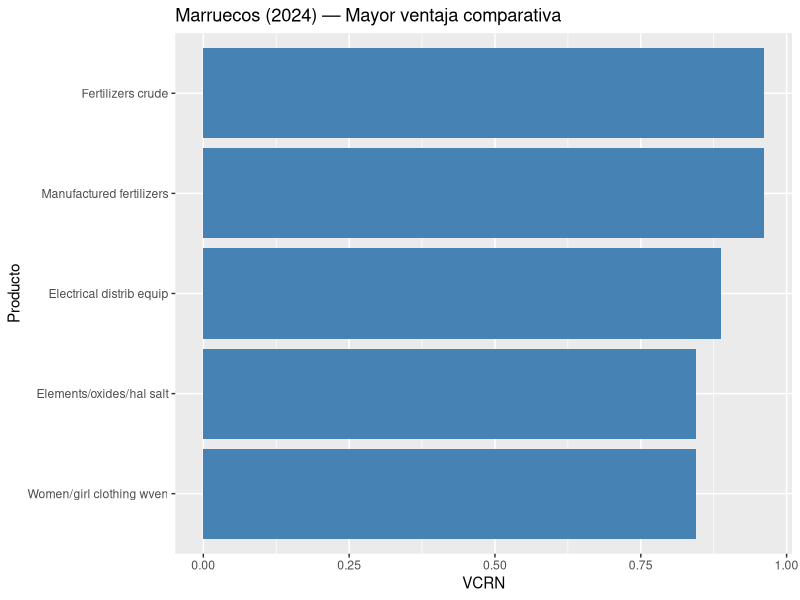
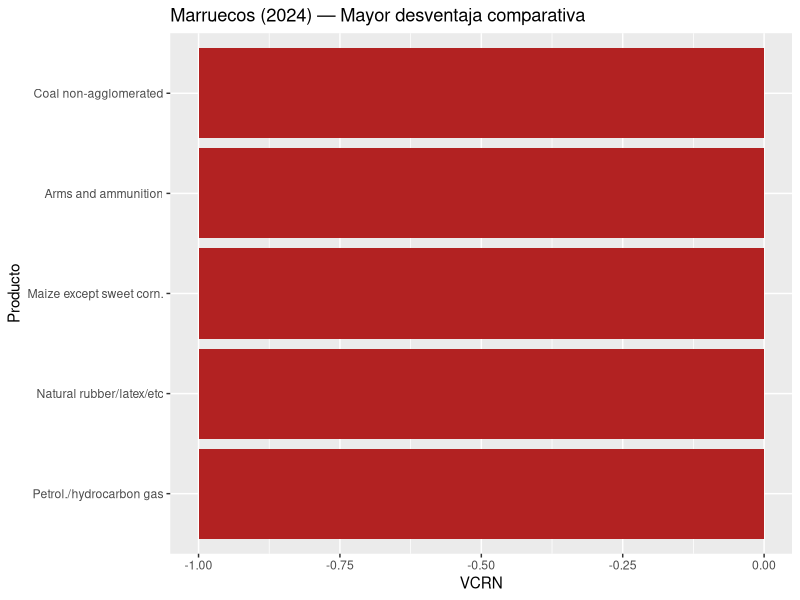
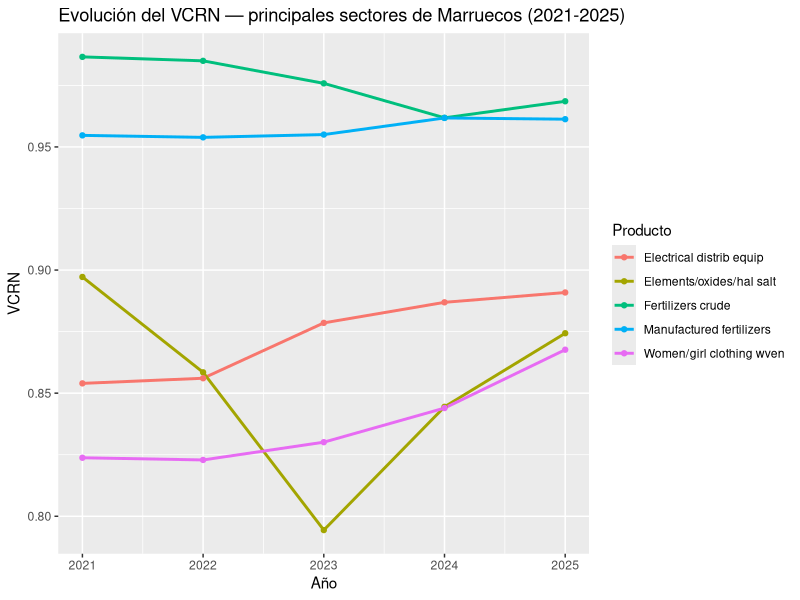
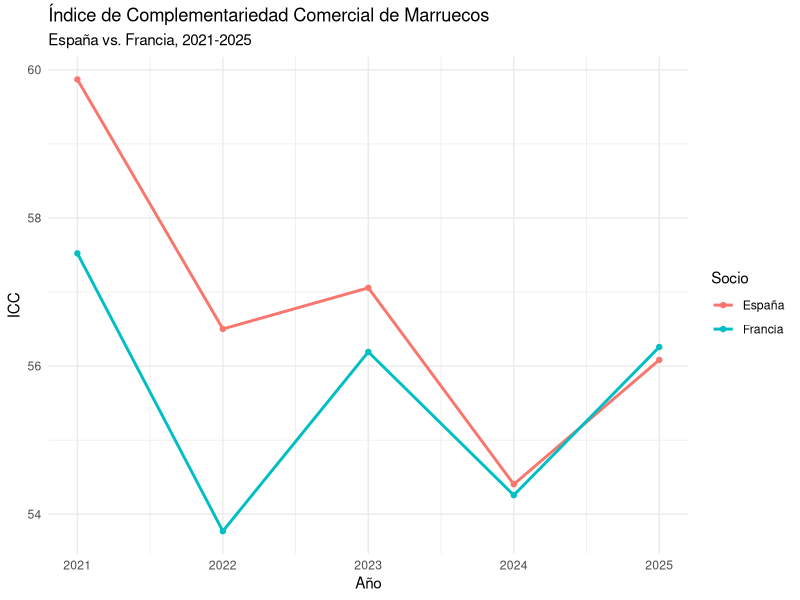
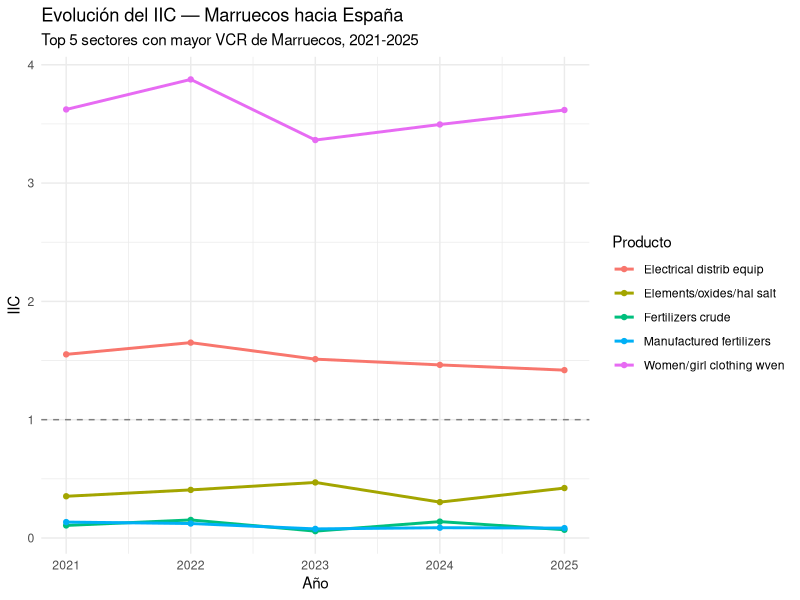
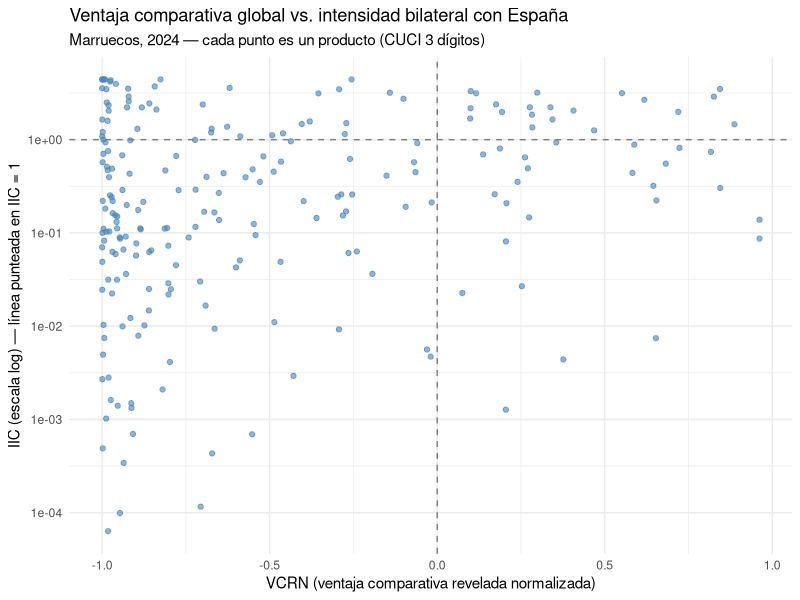
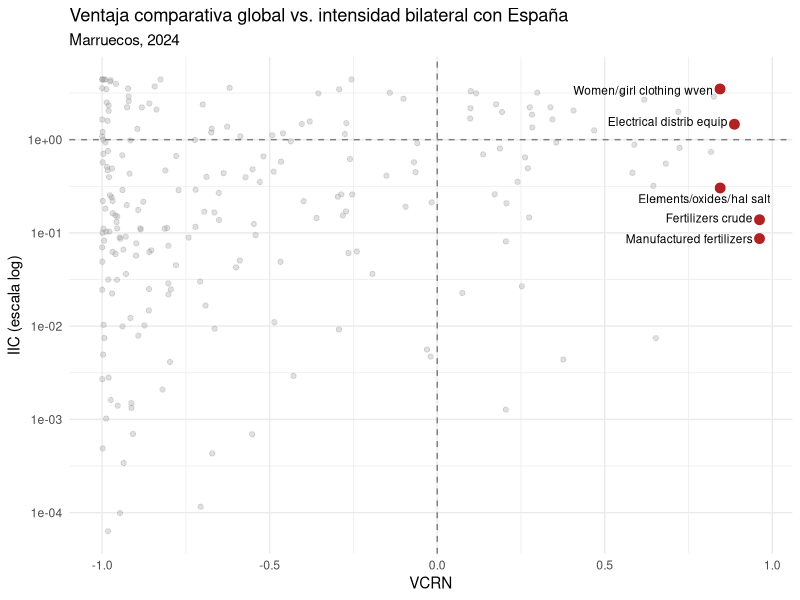
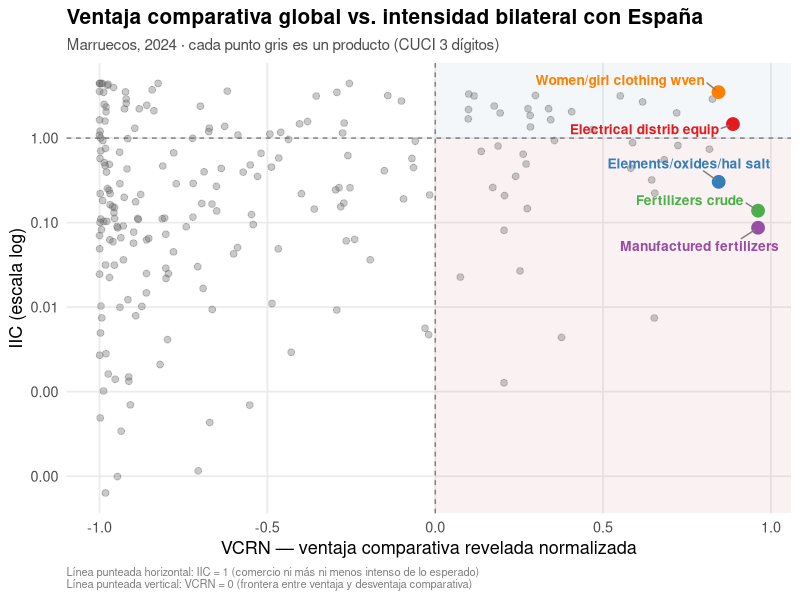

These charts were generated, in order, by the following R code:
install.packages("tidyverse")
install.packages("haven")
install.packages("ggrepel")

library(tidyverse)
library(haven)
library(dplyr)
library(ggrepel) 

getwd()
setwd("/cloud/project/bases de datos")
comtrade <- read_dta("MAR_ESP_FRA_WLD_full.dta")

names(comtrade) <- tolower(names(comtrade))

#-----------------------------------------------------------------------------#
# Limpieza de Bases: Uso dos bases, una con MAR como reporter y FRA, SPN y WLD
# como partners, y otra con WLD como reporter y partner. Después las uno con 
# left_join y armo el VCR.
#-----------------------------------------------------------------------------#

# Primero para la parte de MAR -> FRA, SPN, WLD:

comtrade <- comtrade %>%
  mutate(
    cuci      = as.character(as_factor(productcode)),
    cuci_desc = as.character(as_factor(productdescription)),
    r         = as.character(as_factor(reporteriso3)),
    p         = as.character(as_factor(partneriso3)),
    flow      = as.character(as_factor(tradeflowname))
  ) %>%
  rename(value = tradevaluein1000usd) %>%
  select(r, p, flow, cuci, cuci_desc, value, year)

comtrade_2 <- comtrade |>
  mutate(value = value / 1000)

comtrade_exp <- comtrade_2 |>
  filter(flow == "Export")

comtrade_exp <- comtrade_exp |>
  group_by(year, r, p) |>
  mutate(total_expo = sum(value, na.rm = TRUE)) |>
  ungroup()

comtrade_exp <- comtrade_exp |>
  mutate(share = value / total_expo)

df_share <- comtrade_exp |>
  select(year, r, p, cuci, cuci_desc, share)

vcr_aux_mar <- df_share |>
  filter(r == "MAR", p == "WLD") |>
  rename(share_mar = share)

# Ahora para la parte de WLD -> WLD:

comtrade_wld <- read_dta("WLD_WLD.dta")

names(comtrade_wld) <- tolower(names(comtrade_wld))

comtrade_wld <- comtrade_wld %>%
  mutate(
    cuci = as.character(as_factor(productcode)),
    r    = as.character(as_factor(reporteriso3)),
    p    = as.character(as_factor(partneriso3)),
    flow = as.character(as_factor(tradeflowname))
  ) %>%
  rename(value = tradevaluein1000usd) %>%
  select(r, p, flow, cuci, value, year)

wld_exp <- comtrade_wld |>
  filter(flow == "Export", r == "All", p == "All") |>
  group_by(year) |>
  mutate(total_wld = sum(value, na.rm = TRUE)) |>
  ungroup() |>
  mutate(share_wld = value / total_wld) |>
  select(year, cuci, share_wld)

#-----------------------------------------------------------------------------#
# Y ahora sí construyo el VCR:
#-----------------------------------------------------------------------------#

vcr_mar <- vcr_aux_mar |>
  select(year, cuci, cuci_desc, share_mar) |>
  left_join(wld_exp, by = c("year", "cuci")) |>
  mutate(
    vcr  = share_mar / share_wld,
    vcrn = (vcr - 1) / (vcr + 1)
  ) |>
  arrange(desc(vcr))

sum(is.na(vcr_mar$share_wld)) # chequeo que no quede ningún NA suelto

top5_mar <- vcr_mar |>
  filter(year == 2025) |>
  slice_max(vcrn, n = 5)

# Analisis de los resultados del VCR

vcr_mar |> 
  group_by(year) |> 
  summarise(n = n(), na_share_wld = sum(is.na(share_wld)))

# Top 5 sectores con mayor ventaja comparativa (VCRN más alto)
top5_ventaja <- vcr_mar |>
  filter(year == 2024) |>
  slice_max(vcrn, n = 5)


# Top 5 sectores con mayor desventaja comparativa (VCRN más bajo)
top5_desventaja <- vcr_mar |>
  filter(year == 2024) |>
  slice_min(vcrn, n = 5)


# Me parecen medio una poronga estos gráficos, pero bueno, hay que verlo

ggplot(data = top5_ventaja) +
  geom_col(aes(x = reorder(cuci_desc, vcrn), y = vcrn), fill = "steelblue") +
  coord_flip() +
  labs(title = "Marruecos (2024) — Mayor ventaja comparativa",
       x = "Producto",
       y = "VCRN")

ggplot(data = top5_desventaja) +
  geom_col(aes(x = reorder(cuci_desc, vcrn), y = vcrn), fill = "firebrick") +
  coord_flip() +
  labs(title = "Marruecos (2024) — Mayor desventaja comparativa",
       x = "Producto",
       y = "VCRN")


# Grafico de evolución de los sectores top

top_sectores <- top5_ventaja$cuci  # códigos de los 5 sectores top en 2024

vcr_mar |>
  filter(cuci %in% top_sectores) |>
  ggplot(aes(x = year, y = vcrn, color = cuci_desc)) +
  geom_line(linewidth = 1) +
  geom_point() +
  labs(title = "Evolución del VCRN — principales sectores de Marruecos (2021-2025)",
       x = "Año", y = "VCRN", color = "Producto")

#-----------------------------------------------------------------------------#
# Siguiente indicador: IIC (Intensidad Comercial)
#-----------------------------------------------------------------------------#


# Elegimos el socio y el sector a analizar
socio_1 <- "ESP"
sector <- "562"  # Manufactured fertilizers
anio   <- 2024

socio_2 <- "FRA"

# X^{i,j}_k: exportaciones de Marruecos a ESPAÑA en el sector k
xijk_esp <- comtrade_exp |>
  filter(r == "MAR", p == socio_1, cuci == sector, year == anio) |>
  pull(value)

# X^{i,j}_k: exportaciones de Marruecos a FRANCIA en el sector k
xijk_fra <- comtrade_exp |>
  filter(r == "MAR", p == socio_2, cuci == sector, year == anio) |>
  pull(value)

# X^i_k: exportaciones totales de Marruecos al mundo en el sector k
xik <- comtrade_exp |>
  filter(r == "MAR", p == "WLD", cuci == sector, year == anio) |>
  pull(value)

# X^{i,j}: exportaciones totales de Marruecos a España (todos los productos)
xij_esp <- comtrade_exp |>
  filter(r == "MAR", p == socio_1, year == anio) |>
  distinct(total_expo) |>
  pull(total_expo)

# X^{i,j}: exportaciones totales de Marruecos a FRANCIA (todos los productos)
xij_fra <- comtrade_exp |>
  filter(r == "MAR", p == socio_2, year == anio) |>
  distinct(total_expo) |>
  pull(total_expo)

# X^i: exportaciones totales de Marruecos al mundo (todos los productos)
xi <- comtrade_exp |>
  filter(r == "MAR", p == "WLD", year == anio) |>
  distinct(total_expo) |>
  pull(total_expo)

iic_mar_esp <- (xijk_esp / xik) / (xij_esp / xi)
iic_mar_esp <- as.numeric(iic_mar_esp)
iic_mar_esp

iic_mar_fra <- (xijk_fra / xik) / (xij_fra / xi)
iic_mar_fra <- as.numeric(iic_mar_fra)
iic_mar_fra


# EN FORMA DE TABLA: 

# PRIMERO ESPAÑA

sectores_top5 <- top5_ventaja$cuci

mar_esp <- comtrade_exp |>
  filter(r == "MAR", p == socio_1, year == anio, cuci %in% sectores_top5) |>
  select(cuci, cuci_desc, xijk = value, xij = total_expo)

mar_wld <- comtrade_exp |>
  filter(r == "MAR", p == "WLD", year == anio, cuci %in% sectores_top5) |>
  select(cuci, xik = value, xi = total_expo)

iic_top5 <- mar_esp |>
  left_join(mar_wld, by = "cuci") |>
  mutate(iic = as.numeric((xijk / xik) / (xij / xi))) |>
  select(cuci, cuci_desc, iic) |>
  arrange(desc(iic))

# AHORA FRANCIA

# mar_fra <- comtrade_exp |>
#   filter(r == "MAR", p == socio_1, year == anio, cuci %in% sectores_top5) |>
#   select(cuci, cuci_desc, xijk = value, xij = total_expo)
# 
# mar_wld <- comtrade_exp |>
#   filter(r == "MAR", p == "WLD", year == anio, cuci %in% sectores_top5) |>
#   select(cuci, xik = value, xi = total_expo)
# 
# iic_top5 <- mar_fra |>
#   left_join(mar_wld, by = "cuci") |>
#   mutate(iic = as.numeric((xijk / xik) / (xij / xi))) |>
#   select(cuci, cuci_desc, iic) |>
#   arrange(desc(iic))

#-----------------------------------------------------------------------------#
# Siguiente indicador: ICC (Compatibilidad/Complementariedad Comercial)
#-----------------------------------------------------------------------------#

#ICC AGREGADO

calcular_icc <- function(socio, anio) {
  
  # m_k^i: participación del bien k en las IMPORTACIONES totales de Marruecos
  m_mar <- comtrade |>
    filter(r == "MAR", p == "WLD", flow == "Import", year == anio) |>
    mutate(m = value / sum(value, na.rm = TRUE)) |>
    select(cuci, cuci_desc, m)
  
  # x_k^j: participación del bien k en las EXPORTACIONES totales del socio al mundo
  x_socio <- comtrade |>
    filter(r == socio, p == "WLD", flow == "Export", year == anio) |>
    mutate(x = value / sum(value, na.rm = TRUE)) |>
    select(cuci, x)
  
  # Full join: un producto ausente de un lado cuenta como share = 0, no se descarta
  tabla <- full_join(m_mar, x_socio, by = "cuci") |>
    mutate(
      m = replace_na(m, 0),
      x = replace_na(x, 0),
      dif_abs = abs(m - x)
    )
  
  icc <- 100 * (1 - sum(tabla$dif_abs, na.rm = TRUE) / 2)
  
  list(icc = icc, detalle = tabla)
}

# Uso:
icc_esp_mar <- calcular_icc("ESP", 2024)
icc_esp_mar$icc

# 1) La suma de shares de cada lado debería dar 1 (o muy cerca, por redondeo)
sum(icc_esp_mar$detalle$m, na.rm = TRUE)
sum(icc_esp_mar$detalle$x, na.rm = TRUE)


# 2) El ICC teóricamente está acotado entre 0 y 100 — confirmá que no se te fue de rango
icc_esp_mar$icc

resultado_fra <- calcular_icc("FRA", 2024)
resultado_fra$icc

icc_evolucion <- map_dfr(2021:2025, function(a) {
  tibble(
    year = a,
    icc_esp = calcular_icc("ESP", a)$icc,
    icc_fra = calcular_icc("FRA", a)$icc
  )
})

# ICC POR PRODUCTO

calcular_icc_producto <- function(socio, anio) {
  
  m_mar <- comtrade |>
    filter(r == "MAR", p == "WLD", flow == "Import", year == anio) |>
    mutate(m = value / sum(value, na.rm = TRUE)) |>
    select(cuci, cuci_desc, m)
  
  x_socio <- comtrade |>
    filter(r == socio, p == "WLD", flow == "Export", year == anio) |>
    mutate(x = value / sum(value, na.rm = TRUE)) |>
    select(cuci, cuci_desc_x = cuci_desc, x)  # guardamos la descripción también acá
  
  full_join(m_mar, x_socio, by = "cuci") |>
    mutate(
      cuci_desc = coalesce(cuci_desc, cuci_desc_x),  # si falta de un lado, usa el otro
      m = replace_na(m, 0),
      x = replace_na(x, 0),
      icc_k = 100 * (1 - abs(m - x) / 2)
    ) |>
    select(cuci, cuci_desc, m, x, icc_k) |>
    arrange(desc(icc_k))
}

icc_prod_esp <- calcular_icc_producto("ESP", 2024)
view(icc_prod_esp)
icc_prod_fra <- calcular_icc_producto("FRA", 2024)
view(icc_prod_fra)


# Top 10 de mejor matching con cada socio
icc_prod_esp |> slice_max(icc_k, n = 10) |> select(cuci, cuci_desc, icc_k)
icc_prod_fra |> slice_max(icc_k, n = 10) |> select(cuci, cuci_desc, icc_k)


icc_prod_esp |> 
  filter(m > 0.001, x > 0.001) |>
  arrange(desc(icc_k)) |>
  head(10)

icc_prod_fra |> 
  filter(m > 0.001, x > 0.001) |>
  arrange(desc(icc_k)) |>
  head(10)


#------------------------------------------------------------------------#
# GRAFICOS

# evoluciónm agregada del icc

icc_evolucion |>
  pivot_longer(cols = c(icc_esp, icc_fra), names_to = "socio", values_to = "icc") |>
  mutate(socio = recode(socio, icc_esp = "España", icc_fra = "Francia")) |>
  ggplot(aes(x = year, y = icc, color = socio)) +
  geom_line(linewidth = 1) +
  geom_point() +
  labs(title = "Índice de Complementariedad Comercial de Marruecos",
       subtitle = "España vs. Francia, 2021-2025",
       x = "Año", y = "ICC", color = "Socio") +
  theme_minimal()

# evolución del iic para los mismos 5 sectores top con España

calcular_iic_multi <- function(socio, sectores, anio) {
  mar_soc <- comtrade_exp |>
    filter(r == "MAR", p == socio, year == anio, cuci %in% sectores) |>
    select(cuci, cuci_desc, xijk = value, xij = total_expo)
  
  mar_wld <- comtrade_exp |>
    filter(r == "MAR", p == "WLD", year == anio, cuci %in% sectores) |>
    select(cuci, xik = value, xi = total_expo)
  
  mar_soc |>
    left_join(mar_wld, by = "cuci") |>
    mutate(iic = as.numeric((xijk / xik) / (xij / xi)), year = anio) |>
    select(year, cuci, cuci_desc, iic)
}

iic_evolucion <- map_dfr(2021:2025, ~calcular_iic_multi("ESP", sectores_top5, .x))

ggplot(iic_evolucion, aes(x = year, y = iic, color = cuci_desc)) +
  geom_line(linewidth = 1) +
  geom_point() +
  geom_hline(yintercept = 1, linetype = "dashed", color = "gray50") +
  labs(title = "Evolución del IIC — Marruecos hacia España",
       subtitle = "Top 5 sectores con mayor VCR de Marruecos, 2021-2025",
       x = "Año", y = "IIC", color = "Producto") +
  theme_minimal()


# cruce VCRN con IIC
# Armamos la base combinando VCR 2024 con IIC 2024 hacia España, para todos los productos en común
cruce_vcr_iic <- vcr_mar |>
  filter(year == 2024) |>
  select(cuci, cuci_desc, vcrn) |>
  inner_join(
    calcular_iic_multi("ESP", unique(vcr_mar$cuci), 2024) |> select(cuci, iic),
    by = "cuci"
  ) |>
  filter(!is.na(iic), is.finite(iic))

ggplot(cruce_vcr_iic, aes(x = vcrn, y = iic)) +
  geom_point(alpha = 0.6, color = "steelblue") +
  geom_hline(yintercept = 1, linetype = "dashed", color = "gray50") +
  geom_vline(xintercept = 0, linetype = "dashed", color = "gray50") +
  scale_y_log10() +  # el IIC suele tener rango muy amplio, el log ayuda a leerlo
  labs(title = "Ventaja comparativa global vs. intensidad bilateral con España",
       subtitle = "Marruecos, 2024 — cada punto es un producto (CUCI 3 dígitos)",
       x = "VCRN (ventaja comparativa revelada normalizada)",
       y = "IIC (escala log) — línea punteada en IIC = 1") +
  theme_minimal()

# solo puntos extremos

destacados <- cruce_vcr_iic |>
  filter(cuci %in% c("562", "272", "842", "773", "522"))

ggplot(cruce_vcr_iic, aes(x = vcrn, y = iic)) +
  geom_point(alpha = 0.3, color = "gray60") +
  geom_point(data = destacados, color = "firebrick", size = 3) +
  geom_text_repel(data = destacados, aes(label = cuci_desc), size = 3) +
  geom_hline(yintercept = 1, linetype = "dashed", color = "gray50") +
  geom_vline(xintercept = 0, linetype = "dashed", color = "gray50") +
  scale_y_log10() +
  labs(title = "Ventaja comparativa global vs. intensidad bilateral con España",
       subtitle = "Marruecos, 2024",
       x = "VCRN", y = "IIC (escala log)") +
  theme_minimal()


# mismo grafico, intento 2

cruce_vcr_iic_filtrado <- cruce_vcr_iic |>
  filter(iic > 0, is.finite(iic))

#--------------------------------------------------------------#

ggplot(cruce_vcr_iic_filtrado, aes(x = vcrn, y = iic)) +
  # Sombreado de cuadrantes para que se lean de un vistazo
  annotate("rect", xmin = 0, xmax = Inf, ymin = 1, ymax = Inf,
           fill = "steelblue", alpha = 0.06) +
  annotate("rect", xmin = 0, xmax = Inf, ymin = 0, ymax = 1,
           fill = "firebrick", alpha = 0.06) +
  geom_point(alpha = 0.35, color = "gray40", size = 2) +
  geom_point(data = destacados, aes(color = cuci_desc), size = 4) +
  geom_text_repel(
    data = destacados, aes(label = cuci_desc, color = cuci_desc),
    size = 3.5, fontface = "bold", show.legend = FALSE,
    box.padding = 0.6, point.padding = 0.3,
    segment.color = "gray50", min.segment.length = 0
  ) +
  geom_hline(yintercept = 1, linetype = "dashed", color = "gray40", linewidth = 0.4) +
  geom_vline(xintercept = 0, linetype = "dashed", color = "gray40", linewidth = 0.4) +
  scale_y_log10(labels = scales::label_number(accuracy = 0.01)) +
  scale_color_brewer(palette = "Set1") +
  labs(
    title = "Ventaja comparativa global vs. intensidad bilateral con España",
    subtitle = "Marruecos, 2024 · cada punto gris es un producto (CUCI 3 dígitos)",
    x = "VCRN — ventaja comparativa revelada normalizada",
    y = "IIC (escala log)",
    caption = "Línea punteada horizontal: IIC = 1 (comercio ni más ni menos intenso de lo esperado)\nLínea punteada vertical: VCRN = 0 (frontera entre ventaja y desventaja comparativa)"
  ) +
  theme_minimal(base_size = 13) +
  theme(
    legend.position = "none",
    plot.title = element_text(face = "bold", size = 15),
    plot.subtitle = element_text(color = "gray30", size = 11),
    plot.caption = element_text(color = "gray50", size = 8, hjust = 0),
    panel.grid.minor = element_blank(),
    panel.grid.major = element_line(color = "gray92")
  )



ultimo_grafico <- last_plot()  # toma el último gráfico ggplot que corriste

ggsave(
  filename = "vcr_vs_iic_espana.png",
  plot = ultimo_grafico,
  width = 10, height = 6.5,
  dpi = 300,           # buena resolución para proyectar/imprimir
  bg = "white"          # evita que quede con fondo transparente
)
